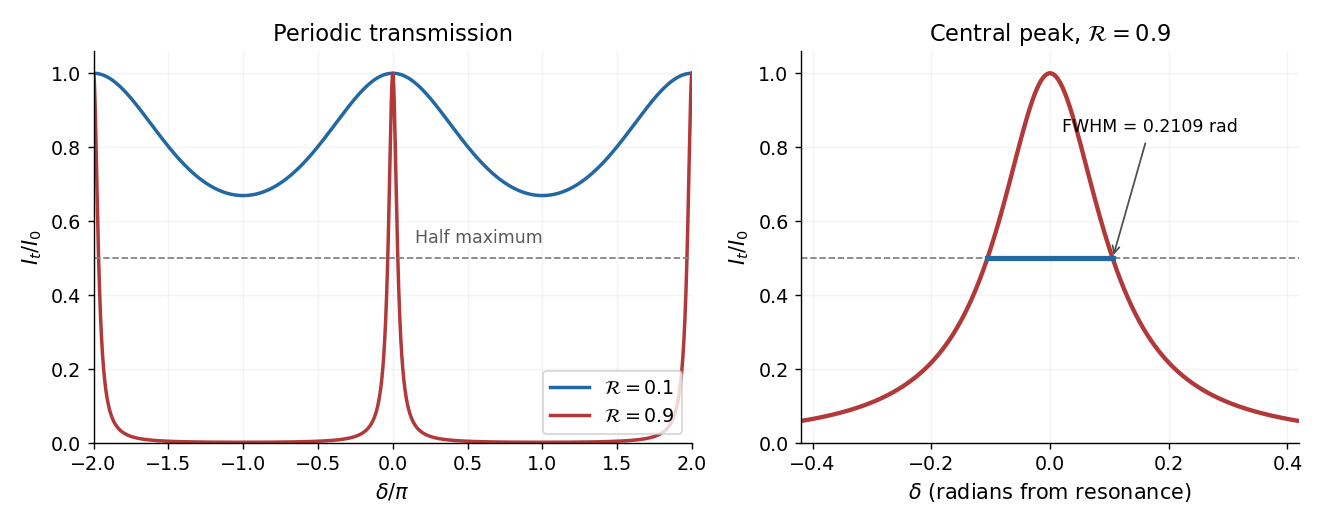

The Python source for this figure:
from pathlib import Path
import numpy as np
import matplotlib
matplotlib.use('Agg')
import matplotlib.pyplot as plt

plt.rcParams.update({'font.size':11,'axes.titlesize':13,'axes.labelsize':12})
fig,(ax,bx)=plt.subplots(1,2,figsize=(10.6,4.2),dpi=125,facecolor='white',gridspec_kw={'width_ratios':[1.2,1]})
delta=np.linspace(-2*np.pi,2*np.pi,10001)
def transmission(phase,R):return 1/(1+4*R/(1-R)**2*np.sin(phase/2)**2)
for R,c in [(.1,'#2268a3'),(.9,'#b13939')]:
 ax.plot(delta/np.pi,transmission(delta,R),lw=2,color=c,label=fr'$\mathcal{{R}}={R}$')
ax.axhline(.5,color='0.5',lw=1,ls='--')
ax.text(.15,.54,'Half maximum',fontsize=10,color='0.35')
ax.set(xlim=(-2,2),ylim=(0,1.06),xlabel=r'$\delta/\pi$',ylabel=r'$I_t/I_0$',title='Periodic transmission')
ax.legend(loc='lower right',frameon=True,facecolor='white')
phase=np.linspace(-.42,.42,2001);R=.9
bx.plot(phase,transmission(phase,R),lw=2.5,color='#b13939')
width=4*np.arcsin((1-R)/(2*np.sqrt(R)))
bx.axhline(.5,color='0.5',lw=1,ls='--')
bx.plot([-width/2,width/2],[.5,.5],color='#2268a3',lw=3)
bx.annotate(fr'FWHM = {width:.4f} rad',xy=(width/2,.5),xytext=(.02,.84),fontsize=10,arrowprops={'arrowstyle':'->','color':'0.3'})
bx.set(xlim=(-.42,.42),ylim=(0,1.06),xlabel=r'$\delta$ (radians from resonance)',ylabel=r'$I_t/I_0$',title=r'Central peak, $\mathcal{R}=0.9$')
for a in (ax,bx):
 a.set_facecolor('white');a.spines[['top','right']].set_visible(False);a.grid(alpha=.15)
fig.tight_layout()
fig.savefig(Path.cwd()/Path(__file__).with_suffix('.png').name,facecolor='white',transparent=False)
